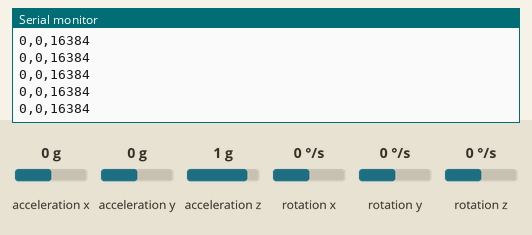
Recording of a sketch running on a simulated Arduino Uno, built with avr-gcc and run on an emulated ATmega328P. Shown: the last lines printed to the serial monitor. Wiring (inferred from the names in the program): MPU-6050 motion sensor at I2C address 0x68. Inputs (shaded band) come from the test bench; at power-on: acceleration x 0 g, acceleration y 0 g, acceleration z 1 g, rotation x 0 °/s, rotation y 0 °/s, rotation z 0 °/s.

Above: at 4.2 s.
4.3 s: acceleration x set to -1.4 g
At 4.52 s:
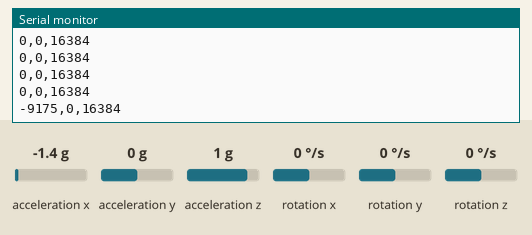
5.8 s: acceleration y set to -1.4 g
At 5.86 s:
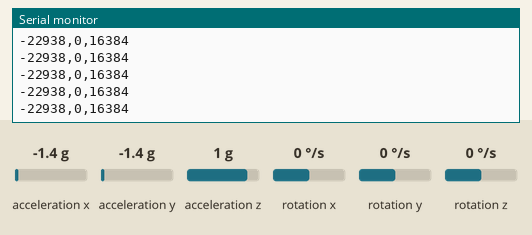
7.3 s: acceleration x set to 0 g
At 7.39 s:
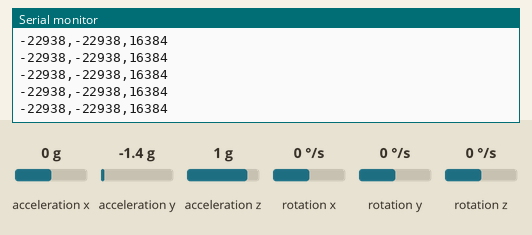
10.3 s: acceleration z set to -1.4 g
At 10.45 s:
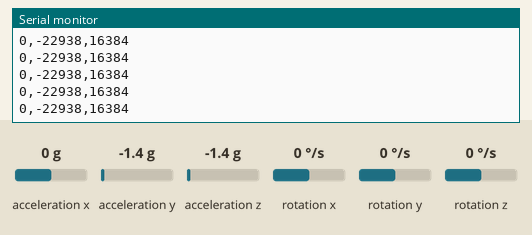
Timing chart, 0 to 12.8 s (numbered marks = the images above; inputs shaded):
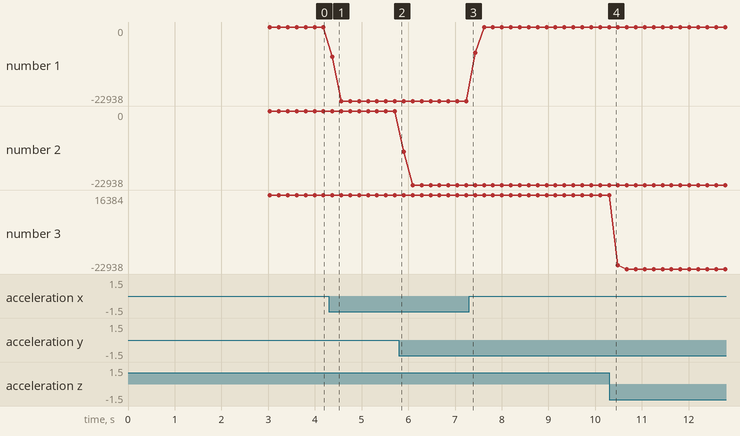

The sketch:

starpointer.ino
```cpp
// https://www.firediy.fr/article/mesurer-des-angles-avec-un-arduino-drone-ch-7

// MPU should be connected as so:
// SCL: PIN A5
//

#define TRUE_SAMPLE_RATE_MS 10 // should be 10
#define SMOOTHING_SAMPLES   20 // should be 20

#include <Wire.h>

//int16_t samples[SMOOTHING_SAMPLES][3];

const int MPU_addr = 0x68;

int16_t AcX, AcY, AcZ, Tmp, GyX, GyY, GyZ;
int64_t AcX_sum, AcY_sum, AcZ_sum;
int16_t AcX_avg, AcY_avg, AcZ_avg;

int minVal = 265;
int maxVal = 402;

double x; double y; double z;
byte res;


unsigned long int t_prev = millis();
unsigned long int t_curr;
int i_sample;


void printInitialReadings() {
  unsigned long int Micros;
  Serial.println("Micros,AcX, AcY, AcZ, GyX, GyY, GyZ");

  for (int i = 0; i < 300; i++) {
    Wire.beginTransmission(MPU_addr);
    Wire.write(0x3B); // starting with register 0x3B (ACCEL_XOUT_H)
    Wire.endTransmission(false);

    Micros = micros();
    Wire.requestFrom(MPU_addr, 14, true);
    AcX = Wire.read() << 8 | Wire.read();
    AcY = Wire.read() << 8 | Wire.read();
    AcZ = Wire.read() << 8 | Wire.read();
    Tmp = Wire.read() << 8 | Wire.read(); // 0x41 (TEMP_OUT_H) & 0x42 (TEMP_OUT_L)
    GyX = Wire.read() << 8 | Wire.read(); // 0x43 (GYRO_XOUT_H) & 0x44 (GYRO_XOUT_L)
    GyY = Wire.read() << 8 | Wire.read(); // 0x45 (GYRO_YOUT_H) & 0x46 (GYRO_YOUT_L)
    GyZ = Wire.read() << 8 | Wire.read(); // 0x47 (GYRO_ZOUT_H) & 0x48 (GYRO_ZOUT_L)


    Serial.print(Micros);
    Serial.print(",");
    Serial.print(AcX);
    Serial.print(",");
    Serial.print(AcY);
    Serial.print(",");
    Serial.print(AcZ);
    Serial.print(",");
    Serial.print(GyX);
    Serial.print(",");
    Serial.print(GyY);
    Serial.print(",");
    Serial.print(GyZ);
    Serial.println();

  }

}


void takeSample() {
  if (isReadyForSmoothing()) return;

  Wire.beginTransmission(MPU_addr);
  Wire.write(0x3B); // starting with register 0x3B (ACCEL_XOUT_H)
  Wire.endTransmission(false);

  Wire.requestFrom(MPU_addr, 14, true);
  AcX = Wire.read() << 8 | Wire.read();
  AcY = Wire.read() << 8 | Wire.read();
  AcZ = Wire.read() << 8 | Wire.read();
  Tmp = Wire.read() << 8 | Wire.read(); // 0x41 (TEMP_OUT_H) & 0x42 (TEMP_OUT_L)
  GyX = Wire.read() << 8 | Wire.read(); // 0x43 (GYRO_XOUT_H) & 0x44 (GYRO_XOUT_L)
  GyY = Wire.read() << 8 | Wire.read(); // 0x45 (GYRO_YOUT_H) & 0x46 (GYRO_YOUT_L)
  GyZ = Wire.read() << 8 | Wire.read(); // 0x47 (GYRO_ZOUT_H) & 0x48 (GYRO_ZOUT_L)

  AcX_sum += AcX;
  AcY_sum += AcY;
  AcZ_sum += AcZ;
  i_sample += 1;
}

bool isReadyForSmoothing() {
  return i_sample >= SMOOTHING_SAMPLES;
}


void setup() {
  delay(3000);
  Serial.begin(9600);
  //  Serial.println("Starting sequence.");

  Wire.begin();
  Wire.beginTransmission(MPU_addr);
  Wire.write(0x6B); // PWR_MGMT_1 register
  Wire.write(0);   // set to zero (wakes up the MPU-6050)
  res = Wire.endTransmission(true);

  //  if (res == 0) {
  //    Serial.println("MPU connected.");
  //  } else {
  //    Serial.println("ERROR: MPU not found !");
  //  }

  AcX_sum = 0;
  AcY_sum = 0;
  AcZ_sum = 0;
  i_sample = 0;


  // Serial.println("X,Y,Z,aX,aY,aZ");
  // printInitialReadings();

}

void loop() {
  // return;

  t_curr = millis();
  if (t_curr > (t_prev + (TRUE_SAMPLE_RATE_MS * i_sample))) {
    //    Serial.print("sample no ");
    //    Serial.println(i_sample);
    takeSample();
    //t_prev = t_curr;

    //    Serial.print(AcX);
    //    Serial.print(",");
    //    Serial.print(AcY);
    //    Serial.print(",");
    //    Serial.print(AcZ);
    //    Serial.print(",");
    //    Serial.print(AcX_avg);
    //    Serial.print(",");
    //    Serial.print(AcY_avg);
    //    Serial.print(",");
    //    Serial.print(AcZ_avg);
    //    Serial.println();

    if (isReadyForSmoothing()) {
      // Serial.println("smoothing!");

      AcX_avg = AcX_sum / SMOOTHING_SAMPLES;
      AcY_avg = AcY_sum / SMOOTHING_SAMPLES;
      AcZ_avg = AcZ_sum / SMOOTHING_SAMPLES;
      AcX_sum = 0;
      AcY_sum = 0;
      AcZ_sum = 0;

      // float xAng = map(AcX_avg, minVal, maxVal, -90, 90);

      Serial.print(AcX_avg);
      Serial.print(",");
      Serial.print(AcY_avg);
      Serial.print(",");
      Serial.print(AcZ_avg);
      Serial.println();

      i_sample = 0;
      t_prev = t_curr;
    }
  }


  /*
    struct RecGyro rec_gyro;                              // = {AcX, AcY, AcZ};
    memset(&rec_gyro, 0, sizeof(struct RecGyro));
    rec_gyro.acx = AcX;
    rec_gyro.acy = AcY;
    rec_gyro.acz = AcZ;

    if (fifo->isFull(fifo)) {
      Serial.println("INFO: FIFO full");

    } else {
      fifo->add(fifo, &rec_gyro);
    }
  */

  /*
    int xAng = map(AcX,minVal,maxVal,-90,90);
    int yAng = map(AcY,minVal,maxVal,-90,90);
    int zAng = map(AcZ,minVal,maxVal,-90,90);
    x= RAD_TO_DEG * (atan2(-yAng, -zAng)+PI);
    y= RAD_TO_DEG * (atan2(-xAng, -zAng)+PI);
    z= RAD_TO_DEG * (atan2(-yAng, -xAng)+PI);
    Serial.print("AngleX= "); Serial.println(x);
    Serial.print("AngleY= "); Serial.println(y);
    Serial.print("AngleZ= "); Serial.println(z);
    Serial.println("-----------------------------------------");
  */


  /*
    Serial.print(AcX);
    Serial.print(",");
    Serial.print(AcY);
    Serial.print(",");
    Serial.print(AcZ);
    Serial.println();
  */

  /*
    Serial.print(GyX);
    Serial.print(",");
    Serial.print(GyY);
    Serial.print(",");
    Serial.print(GyZ);
    Serial.println();
  */


}
```

Measured:
- after the input at 4.3 s, the serial monitor: prints a new line after 0.07 s (image 1)
- plotted number 1: 0 → -22938 after the input at 4.3 s
